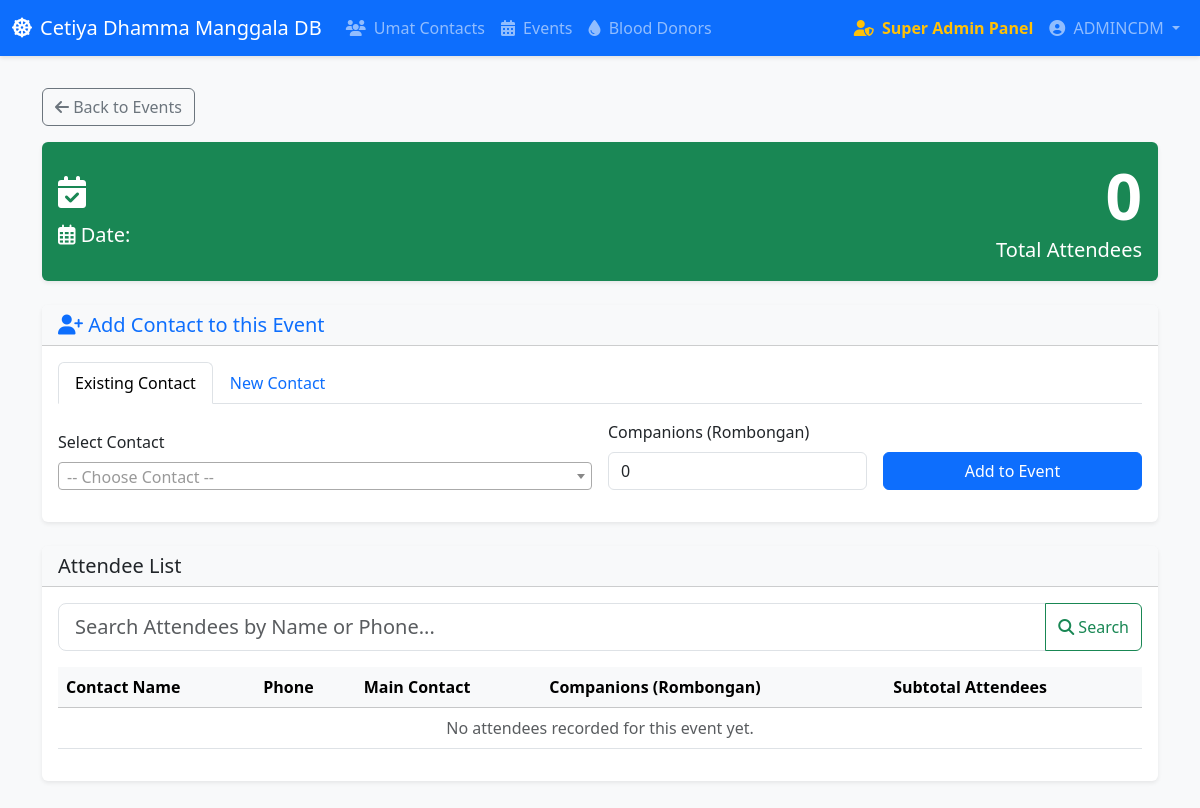
Page /events/6 (signed in) on the earlier database version.
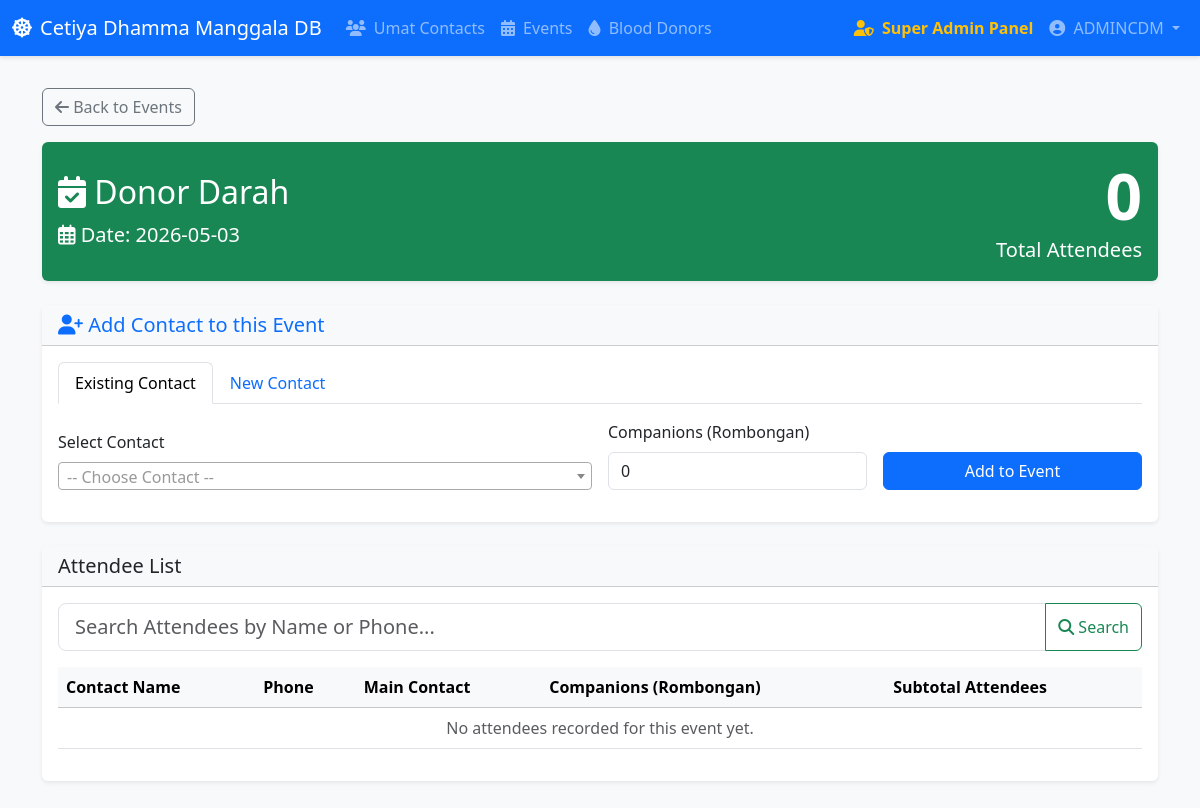
Same page on the later database version.
### models.py (models this page shows)
class Admin(Base):
    __tablename__ = 'admins'
    id = Column(Integer, primary_key=True, index=True)
    username = Column(String, unique=True, index=True)
    password = Column(String)
    role = Column(String, default="subadmin") # "superadmin" or "subadmin"
    activities = relationship("ActivityLog", back_populates="admin")

class Event(Base):
    __tablename__ = 'events'
    id = Column(Integer, primary_key=True, index=True)
    name = Column(String, index=True)
    date = Column(Date)
    attendances = relationship("EventAttendance", back_populates="event")

### main.py (the view)
@app.get("/events/{event_id}", response_class=HTMLResponse)
def read_event_detail(request: Request, event_id: int, search: str | None = None, db: Session = Depends(get_db), admin: models.Admin = Depends(require_admin)):
    event = db.query(models.Event).filter(models.Event.id == event_id).first()
    all_attendances = db.query(models.EventAttendance).filter(models.EventAttendance.event_id == event_id).all()
    total_attendees = sum(1 + att.companions for att in all_attendances)
    query = db.query(models.EventAttendance).join(models.Contact).filter(models.EventAttendance.event_id == event_id)
    if search:
        query = query.filter(or_(models.Contact.name.ilike(f"%{search}%"), models.Contact.phone.ilike(f"%{search}%")))
    attendances = query.order_by(func.lower(models.Contact.name).asc()).all()
    all_contacts = db.query(models.Contact).order_by(func.lower(models.Contact.name).asc()).all()
    return templates.TemplateResponse(request=request, name="event_detail.html", context={"event": event, "attendances": attendances, "total_attendees": total_attendees, "all_contacts": all_contacts, "search_term": search or "", "admin": admin})

### templates/event_detail.html (shortened to what this page needs)
{% extends "base.html" %}
{% block content %}
<div class="row mb-4">
    <div class="col-12">
        <div class="mb-3">
            <a href="/events" class="btn btn-outline-secondary"><i class="fas fa-arrow-left"></i> Back to Events</a>
        </div>
        <div class="card shadow-sm rounded bg-success text-white">
            <div class="card-body d-flex justify-content-between align-items-center">
                <div>
                    <h2 class="mb-0"><i class="fas fa-calendar-check"></i> {{ event.name }}</h2>
                    <p class="mb-0 fs-5 mt-2"><i class="far fa-calendar-alt"></i> Date: {{ event.date }}</p>
                </div>
                <div class="text-end">
                    <h1 class="display-3 mb-0 fw-bold">{{ total_attendees }}</h1>
                    <p class="mb-0 fs-5">Total Attendees</p>
                </div>
            </div>
        </div>
    </div>
</div>
<div class="card shadow-sm rounded mb-4">
    <div class="card-header bg-light">
        <h5 class="mb-0 text-primary"><i class="fas fa-user-plus"></i> Add Contact to this Event</h5>
    </div>
    <div class="card-body">
        <ul class="nav nav-tabs mb-3" id="addContactTab" role="tablist">
            <li class="nav-item" role="presentation">
                <button class="nav-link active" id="existing-tab" data-bs-toggle="tab" data-bs-target="#existing"
                    type="button" role="tab" aria-controls="existing" aria-selected="true">Existing Contact</button>
            </li>
            <li class="nav-item" role="presentation">
                <button class="nav-link" id="new-tab" data-bs-toggle="tab" data-bs-target="#new" type="button"
                    role="tab" aria-controls="new" aria-selected="false">New Contact</button>
            </li>
        </ul>
        <div class="tab-content" id="addContactTabContent">
            <div class="tab-pane fade show active" id="existing" role="tabpanel" aria-labelledby="existing-tab">
                <form action="/events/{{ event.id }}/attend" method="post" class="row g-3 align-items-end mb-3">
                    <div class="col-md-6">
                        <label class="form-label">Select Contact</label>
                    </div>
                    <div class="col-md-3">
                        <label class="form-label">Companions (Rombongan)</label>
                        <input type="number" class="form-control" name="companions" value="0" min="0" required>
                    </div>
                    <div class="col-md-3">
                        <button type="submit" class="btn btn-primary w-100">Add to Event</button>
                    </div>
                </form>
            </div>
        </div>
    </div>
</div>
<div class="card shadow-sm rounded">
    <div class="card-header bg-light">
        <h5 class="mb-0">Attendee List</h5>
    </div>
    <div class="card-body">
        <form method="GET" action="/events/{{ event.id }}" class="mb-3">
            <div class="input-group">
                <input type="text" class="form-control form-control-lg" name="search" placeholder="Search Attendees by Name or Phone..." value="{{ search_term }}">
                <button class="btn btn-outline-success" type="submit"><i class="fas fa-search"></i> Search</button>
            </div>
        </form>
        <div class="table-responsive">
            <table class="table table-hover align-middle">
                <thead class="table-light">
                    <tr>
                        <th>Contact Name</th>
                        <th>Phone</th>
                        <th>Main Contact</th>
                        <th>Companions (Rombongan)</th>
                        <th>Subtotal Attendees</th>
                    </tr>
                </thead>
                <tbody>
                    {% if not attendances %}
                    <tr>
                        <td colspan="5" class="text-center text-muted">No attendees recorded for this event yet.</td>
                    </tr>
                    {% endif %}
                </tbody>
            </table>
        </div>
    </div>
</div>
{% endblock %}

### templates/base.html (shortened to what this page needs)
<!DOCTYPE html>
<html lang="en">
<head>
    <link href="https://cdn.jsdelivr.net/npm/bootstrap@5.3.2/dist/css/bootstrap.min.css" rel="stylesheet">
    <link rel="stylesheet" href="https://cdnjs.cloudflare.com/ajax/libs/font-awesome/6.4.2/css/all.min.css">
    <link href="https://cdn.jsdelivr.net/npm/select2@4.1.0-rc.0/dist/css/select2.min.css" rel="stylesheet" />
</head>
<body>
    <nav class="navbar navbar-expand-lg navbar-dark bg-primary">
        <div class="container-fluid">
            <a class="navbar-brand" href="/">
                <i class="fas fa-dharmachakra me-2"></i>Cetiya Dhamma Manggala DB
            </a>
            <div class="collapse navbar-collapse" id="navbarNav">
                <ul class="navbar-nav me-auto mb-2 mb-lg-0">
                    <li class="nav-item">
                        <a class="nav-link" href="/"><i class="fas fa-users me-1"></i> Umat Contacts</a>
                    </li>
                    <li class="nav-item">
                        <a class="nav-link" href="/events"><i class="fas fa-calendar-alt me-1"></i> Events</a>
                    </li>
                    <li class="nav-item">
                        <a class="nav-link" href="/blood-donors"><i class="fas fa-tint me-1"></i> Blood Donors</a>
                    </li>
                </ul>
                {% if admin %}
                <ul class="navbar-nav">
                    {% if admin.role == 'superadmin' %}
                    <li class="nav-item">
                        <a class="nav-link text-warning fw-bold" href="/superadmin"><i class="fas fa-user-shield me-1"></i> Super Admin Panel</a>
                    </li>
                    {% endif %}
                    <li class="nav-item dropdown">
                        <a class="nav-link dropdown-toggle" href="#" id="navbarDropdown" role="button" data-bs-toggle="dropdown" aria-expanded="false">
                            <i class="fas fa-user-circle me-1"></i> {{ admin.username }}
                        </a>
                    </li>
                </ul>
                {% endif %}
            </div>
        </div>
    </nav>
    <div class="container">
        {% block content %}{% endblock %}
    </div>
</body>
</html>

### templates/base.html (style rules this page uses)
body { background-color: #f8f9fa; }
.navbar { box-shadow: 0 2px 4px rgba(0, 0, 0, .1); }
.container { margin-top: 2rem; margin-bottom: 2rem; }
.card { box-shadow: 0 4px 6px rgba(0, 0, 0, .05); border: none; }

Differences in the rows shown:
added Event: name "Donor Darah", date "2026-05-03"
